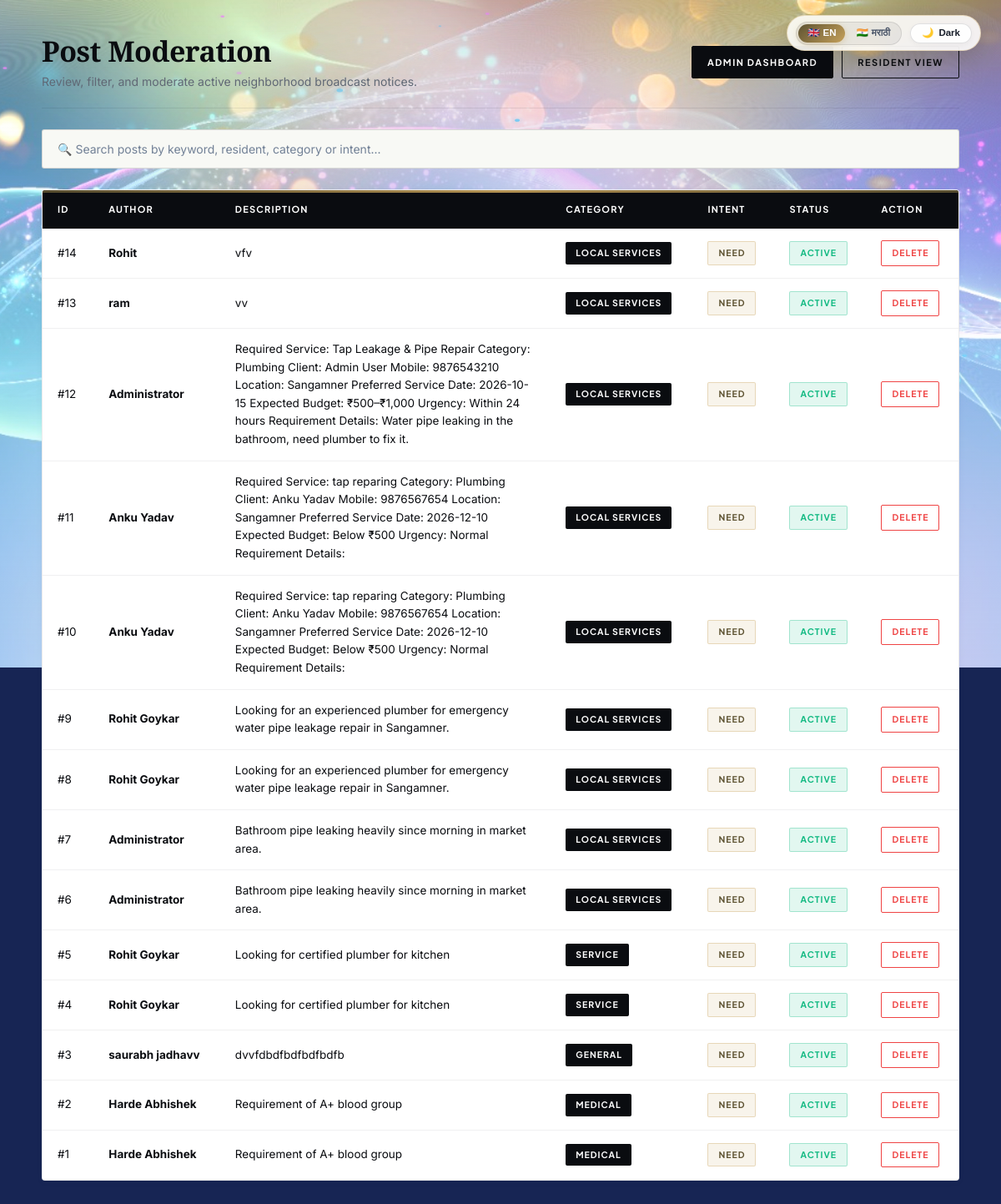
Page /admin/posts (signed in) on the committed database.
### app.py (models this page shows)
class Post(db.Model):
    id = db.Column(db.Integer, primary_key=True)
    user_id = db.Column(db.Integer, db.ForeignKey('user.id'), nullable=False)
    title = db.Column(db.String(200))
    post_type = db.Column(db.String(50), default='Request Help')
    description = db.Column(db.Text, nullable=False)
    category = db.Column(db.String(50), default='Local Services')
    service_subcategory = db.Column(db.String(100), default='plumber')
    location = db.Column(db.String(100), default='Sangamner')
    urgency = db.Column(db.String(50), default='Normal')
    intent = db.Column(db.String(20))
    extracted_entities = db.Column(db.Text)
    status = db.Column(db.String(20), default='active')
    timestamp = db.Column(db.DateTime, default=datetime.utcnow)
    user = db.relationship('User', backref='posts')

class User(db.Model):
    id = db.Column(db.Integer, primary_key=True)
    username = db.Column(db.String(80), unique=True, nullable=False)
    password = db.Column(db.String(200), nullable=False)
    email = db.Column(db.String(120), unique=True, nullable=False)
    name = db.Column(db.String(100))
    contact = db.Column(db.String(20))
    location = db.Column(db.String(100))
    blood_group = db.Column(db.String(5))
    skills = db.Column(db.Text)
    interests = db.Column(db.Text)
    role = db.Column(db.String(20), default='customer')
    rating = db.Column(db.Float, default=0)
    total_ratings = db.Column(db.Integer, default=0)
    trust_score = db.Column(db.Integer, default=50)
    is_active = db.Column(db.Boolean, default=True)
    is_admin = db.Column(db.Boolean, default=False)
    created_at = db.Column(db.DateTime, default=datetime.utcnow)

### app.py (the view)
@app.route('/admin/posts')
def admin_posts():
    if 'username' not in session:
        return redirect(url_for('login'))
    user = User.query.filter_by(username=session['username']).first()
    if not user or not user.is_admin:
        return "Access denied", 403
    posts = Post.query.order_by(Post.timestamp.desc()).all()
    return render_template('admin_posts.html', posts=posts, user=user)

### templates/admin_posts.html (shortened to what this page needs)
<!DOCTYPE html>
<html lang="en">
<head>
    <link rel="stylesheet" href="{{ url_for('static', filename='style.css') }}">
</head>
<body>
    <div class="container animate-fade-up">
        <div style="display: flex; justify-content: space-between; align-items: center; border-bottom: 1px solid var(--border-color); padding-bottom: 20px; flex-wrap: wrap; gap: 15px;">
            <div>
                <h1 style="font-size: 34px; margin-bottom: 4px;">Post Moderation</h1>
                <p style="color: var(--muted-text); font-size: 14px;">Review, filter, and moderate active neighborhood broadcast notices.</p>
            </div>
            <div style="display: flex; gap: 10px;">
                <a href="/admin" class="btn-luxury-primary" style="padding: 10px 18px; font-size: 11px;">Admin Dashboard</a>
                <a href="/dashboard" class="btn-luxury-outline" style="padding: 10px 18px; font-size: 11px;">Resident View</a>
            </div>
        </div>
        <input type="text" class="form-control-modern" placeholder="🔍 Search posts by keyword, resident, category or intent..." data-live-filter="#postsTable tbody tr">
        <div class="luxury-card" style="padding: 0; overflow: hidden;">
            <div style="overflow-x: auto;">
                <table id="postsTable">
                    <thead>
                        <tr>
                            <th>ID</th>
                            <th>Author</th>
                            <th>Description</th>
                            <th>Category</th>
                            <th>Intent</th>
                            <th>Status</th>
                            <th>Action</th>
                        </tr>
                    </thead>
                    <tbody>
                        {% for post in posts %}
                        <tr>
                            <td>#{{ post.id }}</td>
                            <td><b>{{ post.user.name or post.user.username }}</b></td>
                            <td style="max-width: 380px;">{{ post.description }}</td>
                            <td><span class="badge-luxury badge-dark">{{ post.category }}</span></td>
                            <td><span class="badge-luxury badge-gold">{{ post.intent }}</span></td>
                            <td>
                                <span class="badge-luxury {% if post.status == 'active' %}badge-emerald{% else %}badge-rose{% endif %}">
                                    {{ post.status|upper }}
                                </span>
                            </td>
                            <td>
                                <a href="/admin/delete-post/{{ post.id }}" class="btn-luxury-rose" style="padding: 6px 12px; font-size: 10.5px;" onclick="return confirm('Confirm removal of notice #{{ post.id }}?')">
                                    Delete
                                </a>
                            </td>
                        </tr>
                        {% endfor %}
                    </tbody>
                </table>
            </div>
        </div>
    </div>
</body>
</html>

### templates/admin_posts.html (style rules this page uses)
:root { --primary-white: #FFFFFF; --bg-cream: #EAECDD; --light-bg: #F8F9F5; --accent-gold: #5E5332; --accent-gold-light: #C5A059; --obsidian-black: #0A0C10; --muted-text: #606875; --border-color: rgba(10, 12, 16, 0.08); --transition-smooth: all 0.35s cubic-bezier(0.16, 1, 0.3, 1); }
* { margin: 0; padding: 0; box-sizing: border-box; }
body { font-family: 'Inter', sans-serif; background-color: var(--bg-cream); color: var(--obsidian-black); line-height: 1.6; padding: 40px 20px; min-height: 100vh; }
.container { max-width: 1100px; margin: 0 auto; display: flex; flex-direction: column; gap: 25px; }
table { width: 100%; border-collapse: collapse; background: #FFFFFF; }
th, td { padding: 14px 18px; text-align: left; border-bottom: 1px solid rgba(10, 12, 16, 0.06); font-size: 13.5px; }
th { background-color: var(--obsidian-black); color: var(--primary-white); font-family: 'Plus Jakarta Sans', sans-serif; font-size: 11px; font-weight: 700; text-transform: uppercase; letter-spacing: 1.2px; }

### rows in the picture
Post: id "14", user "Rohit", description "vfv", category "LOCAL SERVICES", intent "NEED", status "ACTIVE"
Post: id "13", user "ram", description "vv", category "LOCAL SERVICES", intent "NEED", status "ACTIVE"
Post: id "12", user "Administrator", description "Required Service: Tap Leakage & Pipe Repair Category: Plumbing Client: Admin User Mobile: 9876543210 Location: Sangamner Preferred Service Date: 2026-10-15 Expected Budget: ₹500–₹1,000 Urgency: Within 24 hours Requirement Details: Water pipe leaking in the bathroom, need plumber to fix it.", category "LOCAL SERVICES", intent "NEED", status "ACTIVE"
Post: id "11", user "Anku Yadav", description "Required Service: tap reparing Category: Plumbing Client: Anku Yadav Mobile: 9876567654 Location: Sangamner Preferred Service Date: 2026-12-10 Expected Budget: Below ₹500 Urgency: Normal Requirement Details:", category "LOCAL SERVICES", intent "NEED", status "ACTIVE"
Post: id "10", user "Anku Yadav", description "Required Service: tap reparing Category: Plumbing Client: Anku Yadav Mobile: 9876567654 Location: Sangamner Preferred Service Date: 2026-12-10 Expected Budget: Below ₹500 Urgency: Normal Requirement Details:", category "LOCAL SERVICES", intent "NEED", status "ACTIVE"
Post: id "9", user "Rohit Goykar", description "Looking for an experienced plumber for emergency water pipe leakage repair in Sangamner.", category "LOCAL SERVICES", intent "NEED", status "ACTIVE"
Post: id "8", user "Rohit Goykar", description "Looking for an experienced plumber for emergency water pipe leakage repair in Sangamner.", category "LOCAL SERVICES", intent "NEED", status "ACTIVE"
Post: id "7", user "Administrator", description "Bathroom pipe leaking heavily since morning in market area.", category "LOCAL SERVICES", intent "NEED", status "ACTIVE"
Post: id "6", user "Administrator", description "Bathroom pipe leaking heavily since morning in market area.", category "LOCAL SERVICES", intent "NEED", status "ACTIVE"
Post: id "5", user "Rohit Goykar", description "Looking for certified plumber for kitchen", category "SERVICE", intent "NEED", status "ACTIVE"
Post: id "4", user "Rohit Goykar", description "Looking for certified plumber for kitchen", category "SERVICE", intent "NEED", status "ACTIVE"
Post: id "3", user "saurabh jadhavv", description "dvvfdbdfbdfbdfbdfb", category "GENERAL", intent "NEED", status "ACTIVE"
Post: id "2", user "Harde Abhishek", description "Requirement of A+ blood group", category "MEDICAL", intent "NEED", status "ACTIVE"
Post: id "1", user "Harde Abhishek", description "Requirement of A+ blood group", category "MEDICAL", intent "NEED", status "ACTIVE"
